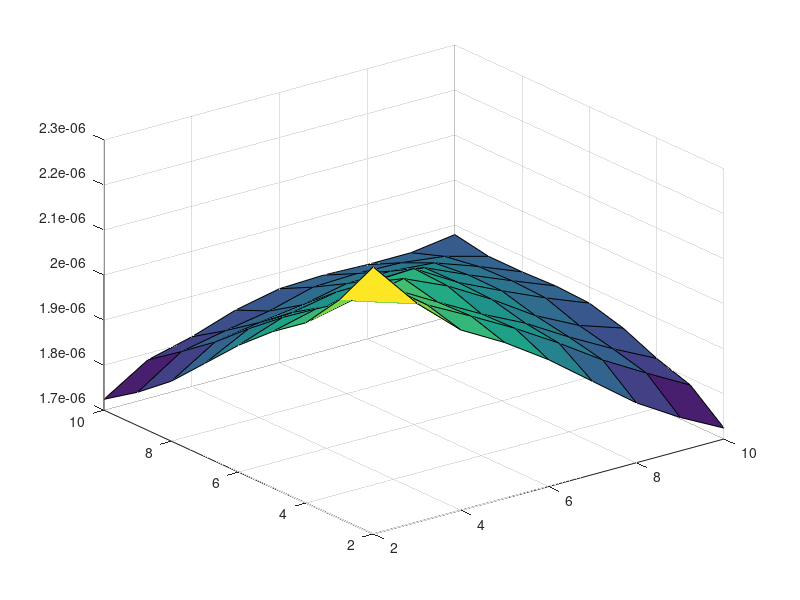
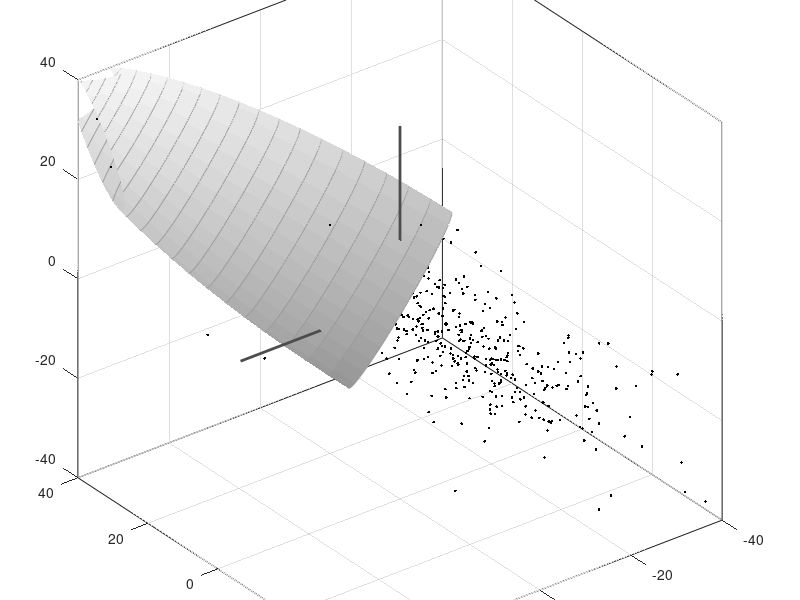
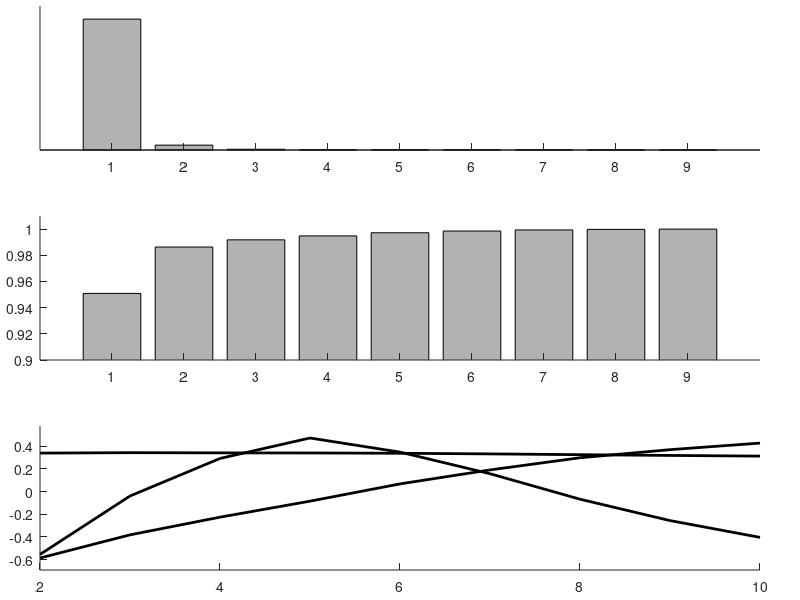
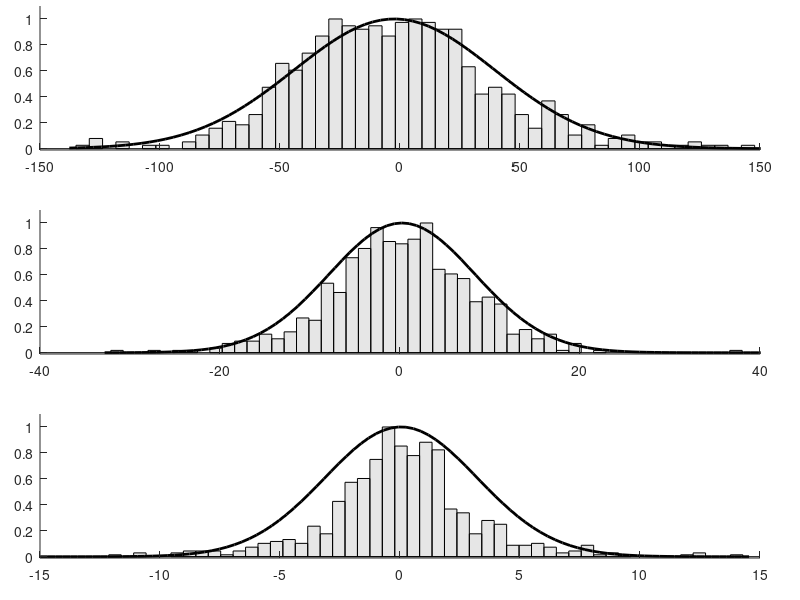

Here is the MATLAB script that generated these plots, in order:
% this script performs the principal component analysis of the swap curve. it computes and plots, among others, 
% 1. the location-dispersion ellipsoid of three rates along with the 3-d location-dispersion ellipsoid
% 2. the spectrum profile, the profile of the r-square, and the Fourier-basis profile of the eigenvectors
% 3. the empirical distribtuion of the first three uncorrelated principal factors
% 4. the effect on the curve of the first three uncorrelated principal factors 
% see Sec. 3.5. in "Risk and Asset Allocation"-Springer (2005), by A. Meucci

clear; clc; close all;
load DB_SwapCurve

%%%%%%%%%%%%%%%%%%%%%%%%%%%%%%%%%%%%%%%%%%%%%%%%%%%%%%%%%%%%%%%%%%%%%%%%%%%%%%%%%%%%%%%%%%%%%%%%%%%%%%%%%%%%%%%%%%%%%%%%%%%%%%%%%%
% inputs 
MinMaturity=2;   % min = 0 max=10
MaxMaturity=10;
Nodes=1;         % (.25=1 quarter,  1=1 year,  2=2 years)

%%%%%%%%%%%%%%%%%%%%%%%%%%%%%%%%%%%%%%%%%%%%%%%%%%%%%%%%%%%%%%%%%%%%%%%%%%%%%%%%%%%%%%%%%%%%%%%%%%%%%%%%%%%%%%%%%%%%%%%%%%%%%%%%%%
% computations
SelectCurve=find(Maturities<=MaxMaturity & Maturities>=MinMaturity );
SelectCurve = intersect(SelectCurve,[0:4*Nodes:40]);
Maturities=Maturities(SelectCurve);

Zero_Spot=-log(DF(:,SelectCurve))./(ones(length(Dates),1)*Maturities);
Current_Zero_Spot=Zero_Spot(end,:);

Changes_Zero_Spot=Zero_Spot(1:end-1,:)-Zero_Spot(2:end,:);
Covariance=Changes_Zero_Spot'*Changes_Zero_Spot/size(Changes_Zero_Spot,1); % estimate covariance by assuming mean is zero
[StDeviations,Correlation]=cov2corr(Covariance);

% perform principal component analysis
[EigVectors,EigValues]=eig(Covariance);
[dummy,Index]=sort(-diag(EigValues));
EigVectors=EigVectors(:,Index);
EigValues=diag(EigValues(Index,Index));

EigV1=EigVectors(:,1);
EigV2=EigVectors(:,2);
EigV3=EigVectors(:,3);
Factor1=Changes_Zero_Spot*EigV1;
Factor2=Changes_Zero_Spot*EigV2;
Factor3=Changes_Zero_Spot*EigV3;
Std1=sqrt(EigValues(1));
Std2=sqrt(EigValues(2));
Std3=sqrt(EigValues(3));

R_Square=[];
for i=1:length(EigValues);
    R_Square=[R_Square sum(EigValues(1:i))];
end
R_Square=R_Square/sum(EigValues);

% select data for 3-d scatter plot and compute location-dispersion ellipsoid
L=size(Changes_Zero_Spot,2);
Y=10000*Changes_Zero_Spot(:,[1 round(L/2) L]);
S=cov(Y);
[EVrs,EVls] = pcacov(S);
Theta = [-pi/2: pi/50 : 0];
Phi = [0 : pi/80 : 2*pi];
Scale=3;
Ellipsoid_x=zeros(length(Theta),length(Phi)); Ellipsoid_y=Ellipsoid_x; Ellipsoid_z=Ellipsoid_x;
for i=1:length(Theta)
    for j=1:length(Phi)
        
        y=[cos(Theta(i));  sin(Theta(i))*sin(Phi(j)); sin(Theta(i))*cos(Phi(j))];
        Ellipsoid = Scale*EVrs*diag(sqrt(EVls))*y;
        
        Ellipsoid_x(i,j)= Ellipsoid(1);
        Ellipsoid_y(i,j)= Ellipsoid(2);
        Ellipsoid_z(i,j)= Ellipsoid(3);
        
    end
end

%%%%%%%%%%%%%%%%%%%%%%%%%%%%%%%%%%%%%%%%%%%%%%%%%%%%%%%%%%%%%%%%%%%%%%%%%%%%%%%%%%%%%%%%%%%%%%%%%%%%%%%%%%%%%%%%%%%%%%%%%%%%%%%%%%
%%%%%%%%%%%%%%%%%%%%%%%%%%%%%%%%%%%%%%%%%%%%%%%%%%%%%%%%%%%%%%%%%%%%%%%%%%%%%%%%%%%%%%%%%%%%%%%%%%%%%%%%%%%%%%%%%%%%%%%%%%%%%%%%%%
% plots

% plot covariance matrix
figure
[m1,m2]=meshgrid(Maturities,Maturities);
[aa,C]=cov2corr(Covariance);
surf(m1,m2,Covariance)

%%%%%%%%%%%%%%%%%%%%%%%%%%%%%%%%%%%%%%%%%%%%%%%%%%%%%%%%%%%%%%%%%%%%%%%%%%%%%%%%%%%%%%%%%%%%%%%%%%%%%%%%%%%%%%%%%%%%%%%%%%%%%%%%%%
% plot rate changes and location-dispersion ellipsoid
figure
h=plot3(Y(:,1),Y(:,2),Y(:,3),'.')
set(h,'color','k')
hold on
m=min(min(Ellipsoid_z)); M=max(max(Ellipsoid_z));
uu= (Ellipsoid_z-m)/(M-m);
hh=surf(Ellipsoid_x,Ellipsoid_y,Ellipsoid_z);
set(hh,'CData',uu,'EdgeColor',[.6 .6 .6],'meshstyle','row')
set(gca,'xdir','reverse','ydir','reverse')
ax1=[0 0 0; 0 35 0];
ax2=[0 0 0; 0 0 35];
ax3=[0 0 0; 35 0 0];
h=plot3(ax1(:,1),ax1(:,2),ax1(:,3));
set(h,'color',[.3 .3 .3],'linewidth',2)
h=plot3(ax2(:,1),ax2(:,2),ax2(:,3));
set(h,'color',[.3 .3 .3],'linewidth',2)
h=plot3(ax3(:,1),ax3(:,2),ax3(:,3));
set(h,'color',[.3 .3 .3],'linewidth',2)
axis equal
set(gca,'xlim',[-40 40],'ylim',[-40 40],'zlim',[-40 40],'Position',[-.1 -.1  1.2  1.2]);
grid on
box on
axis xy
colormap('gray')
caxis([-1.5 1.1])

%%%%%%%%%%%%%%%%%%%%%%%%%%%%%%%%%%%%%%%%%%%%%%%%%%%%%%%%%%%%%%%%%%%%%%%%%%%%%%%%%%%%%%%%%%%%%%%%%%%%%%%%%%%%%%%%%%%%%%%%%%%%%%%%%%
% plot normalized eigenvalues, r-square and eigenfuctions
figure 
subplot('Position',[.05 .75 .9 .24])
h=bar(EigValues/EigValues(1));
set(h,'FaceColor',[.7 .7 .7],'EdgeColor','k')
set(gca,'ytick',[],'ylim',[0 1.1]);
grid off
box off

subplot('Position',[.05 .4 .9 .24])
h=bar(R_Square);
set(h,'FaceColor',[.7 .7 .7],'EdgeColor','k')
set(gca,'ylim',[.9 1.01]);
grid off
box off

subplot('Position',[.05 .05 .9 .24])
h=plot(Maturities,[EigV1 EigV2 EigV3]);
set(h,'linewidth',2,'color','k')
minY=min(min([EigV1 EigV2 EigV3])); maxY=max(max([EigV1 EigV2 EigV3]));
set(gca,'ylim',[minY-.1*(maxY-minY) maxY+.1*(maxY-minY)]);
grid off
box off

%%%%%%%%%%%%%%%%%%%%%%%%%%%%%%%%%%%%%%%%%%%%%%%%%%%%%%%%%%%%%%%%%%%%%%%%%%%%%%%%%%%%%%%%%%%%%%%%%%%%%%%%%%%%%%%%%%%%%%%%%%%%%%%%%%
% plot factors empirical distribution
figure
Nbins=round(9*log(length(Factor1)));

subplot('Position',[.05 .75 .9 .24])
h=histfit(10000*Factor1,Nbins);
Xs=get(h(1),'XData'); Ys=get(h(1),'YData');
Ys=Ys/(max(max(abs(Ys))));
set(h(1),'XData',Xs,'YData',Ys,'FaceColor',[.9 .9 .9],'EdgeColor','k')
Xs=get(h(2),'XData'); Ys=get(h(2),'YData');
Ys=Ys/(max(max(abs(Ys))));
set(h(2),'XData',Xs,'YData',Ys,'Color','k','linewidth',2)
set(gca,'xlim',[-150 150],'ylim',[-.01 1.1]);
grid off
box off

subplot('Position',[.05 .41 .9 .24])
h=histfit(10000*Factor2,Nbins);
Xs=get(h(1),'XData'); Ys=get(h(1),'YData');
Ys=Ys/(max(max(abs(Ys))));
set(h(1),'XData',Xs,'YData',Ys,'FaceColor',[.9 .9 .9],'EdgeColor','k')
Xs=get(h(2),'XData'); Ys=get(h(2),'YData');
Ys=Ys/(max(max(abs(Ys))));
set(h(2),'XData',Xs,'YData',Ys,'Color','k','linewidth',2)
set(gca,'xlim',[-40 40],'ylim',[-.01 1.1]);
grid off
box off

subplot('Position',[.05 .07 .9 .24])
h=histfit(10000*Factor3,Nbins);
Xs=get(h(1),'XData'); Ys=get(h(1),'YData');
Ys=Ys/(max(max(abs(Ys))));
set(h(1),'XData',Xs,'YData',Ys,'FaceColor',[.9 .9 .9],'EdgeColor','k')
Xs=get(h(2),'XData'); Ys=get(h(2),'YData');
Ys=Ys/(max(max(abs(Ys))));
set(h(2),'XData',Xs,'YData',Ys,'Color','k','linewidth',2)
set(gca,'xlim',[-15 15],'ylim',[-.01 1.1]);
grid off
box off

%%%%%%%%%%%%%%%%%%%%%%%%%%%%%%%%%%%%%%%%%%%%%%%%%%%%%%%%%%%%%%%%%%%%%%%%%%%%%%%%%%%%%%%%%%%%%%%%%%%%%%%%%%%%%%%%%%%%%%%%%%%%%%%%%%
% plot 3-std effect of each factor on the curve 
figure 
subplot('Position',[.05 .75 .9 .24])
Shift=3*Std1*EigV1';
h=plot(Maturities,100*Current_Zero_Spot);
set(h,'linewidth',1.5,'color','k')
hold on 
h=plot(Maturities,100*(Current_Zero_Spot+Shift));
set(h,'linewidth',1.5,'color','k')
hold on 
h=plot(Maturities,100*(Current_Zero_Spot-Shift));
set(h,'linewidth',1.5,'color','k')
set(gca,'ylim',[7.5 9.5]);
grid on


subplot('Position',[.05 .41 .9 .24])
Slope=3*Std2*EigV2';
h=plot(Maturities,100*Current_Zero_Spot);
set(h,'linewidth',1.5,'color','k')
hold on 
h=plot(Maturities,100*(Current_Zero_Spot+Slope));
set(h,'linewidth',1.5,'color','k')
hold on 
h=plot(Maturities,100*(Current_Zero_Spot-Slope));
set(h,'linewidth',1.5,'color','k')
set(gca,'ylim',[8 9]);
grid on


subplot('Position',[.05 .07 .9 .24])
Hump=3*Std3*EigV3';
h=plot(Maturities,100*Current_Zero_Spot);
set(h,'linewidth',1.5,'color','k')
hold on 
h=plot(Maturities,100*(Current_Zero_Spot+Hump));
set(h,'linewidth',1.5,'color','k')
hold on 
h=plot(Maturities,100*(Current_Zero_Spot-Hump));
set(h,'linewidth',1.5,'color','k')
set(gca,'ylim',[8.2 8.85]);
grid on